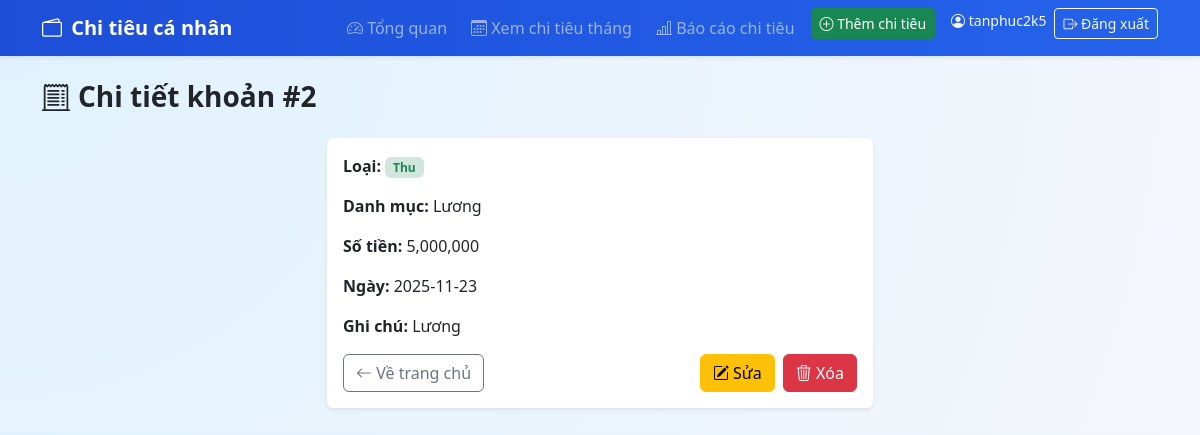
The app's page /expenses/2 (signed in) with its own data.
### app/models.py (models this page shows, shortened)
class User(UserMixin, db.Model):
    __tablename__ = "users"
    id = db.Column(db.Integer, primary_key=True)
    username = db.Column(db.String(80), unique=True, nullable=False)
    password_hash = db.Column(db.String(255), nullable=False)
    created_at = db.Column(db.DateTime, default=datetime.utcnow)
    expenses = db.relationship("Expense", backref="user", lazy=True)

class Expense(db.Model):
    __tablename__ = "expenses"
    id = db.Column(db.Integer, primary_key=True)
    type = db.Column(db.String(20), nullable=False)          # 'Income' hoặc 'Expense'
    amount = db.Column(db.Float, nullable=False)
    note = db.Column(db.String(255))
    date = db.Column(db.Date, nullable=False)
    user_id = db.Column(db.Integer, db.ForeignKey("users.id"), nullable=False)
    category_id = db.Column(db.Integer, db.ForeignKey("categories.id"), nullable=False)
    created_at = db.Column(db.DateTime, default=datetime.utcnow)

class Category(db.Model):
    __tablename__ = "categories"
    id = db.Column(db.Integer, primary_key=True)
    name = db.Column(db.String(120), nullable=False)
    expenses = db.relationship("Expense", backref="category", lazy=True)

### app/routes/expenses.py (the view)
@expenses_bp.route("/<int:expense_id>")
@login_required
def detail(expense_id):
    expense = Expense.query.filter_by(id=expense_id, user_id=current_user.id).first_or_404()
    return render_template("expense_detail.html", expense=expense)

### app/models.py (called while the page is built)
@login_manager.user_loader
def load_user(user_id):
    return User.query.get(int(user_id))

### app/templates/expense_detail.html (shortened to what this page needs)
{% extends "base.html" %}
{% block content %}
<h3 class="mb-4 fw-semibold">
  <i class="bi bi-receipt-cutoff me-2"></i>Chi tiết khoản #{{ expense.id }}
</h3>
<div class="row justify-content-center">
  <div class="col-lg-6">
    <div class="card shadow-sm border-0">
      <div class="card-body">
        <p><strong>Loại:</strong>
          {% if expense.type == 'Income' %}
            <span class="badge bg-success-subtle text-success">Thu</span>
          {% else %}
            <span class="badge bg-danger-subtle text-danger">Chi</span>
          {% endif %}
        </p>
        <p><strong>Danh mục:</strong> {{ expense.category.name }}</p>
        <p><strong>Số tiền:</strong> {{ "{:,.0f}".format(expense.amount) }}</p>
        <p><strong>Ngày:</strong> {{ expense.date }}</p>
        <p><strong>Ghi chú:</strong> {{ expense.note or '—' }}</p>
        <div class="mt-3 d-flex justify-content-between">
          <a href="{{ url_for('main.index') }}" class="btn btn-outline-secondary">
            <i class="bi bi-arrow-left"></i> Về trang chủ
          </a>
          <div>
            <a href="{{ url_for('expenses.edit', expense_id=expense.id) }}" class="btn btn-warning me-1">
              <i class="bi bi-pencil-square"></i> Sửa
            </a>
            <form method="post" action="{{ url_for('expenses.delete', expense_id=expense.id) }}"
                  style="display:inline-block"
                  onsubmit="return confirm('Xóa khoản này?');">
              <button class="btn btn-danger">
                <i class="bi bi-trash3"></i> Xóa
              </button>
            </form>
          </div>
        </div>
      </div>
    </div>
  </div>
</div>
{% endblock %}

### app/templates/base.html (shortened to what this page needs)
<!DOCTYPE html>
<html lang="vi">
<head>
  <link href="https://cdn.jsdelivr.net/npm/bootstrap@5.3.3/dist/css/bootstrap.min.css" rel="stylesheet">
  <link href="https://cdn.jsdelivr.net/npm/bootstrap-icons@1.11.3/font/bootstrap-icons.css" rel="stylesheet">
  <link rel="stylesheet" href="{{ url_for('static', filename='style.css') }}">
</head>
<body>
<nav class="navbar navbar-expand-lg navbar-dark main-navbar shadow-sm">
  <div class="container">
    <a class="navbar-brand fw-bold" href="{{ url_for('main.index') }}"><i class="bi bi-wallet2 me-1"></i> Chi tiêu cá nhân</a>
    <div id="nav" class="collapse navbar-collapse justify-content-end">
      <ul class="navbar-nav">
        {% if current_user.is_authenticated %}
          <li class="nav-item me-2">
            <a class="nav-link {% if request.endpoint == 'main.index' %}active{% endif %}"
               href="{{ url_for('main.index') }}">
              <i class="bi bi-speedometer2"></i> Tổng quan
            </a>
          </li>
          <li class="nav-item me-2">
            <a class="nav-link {% if request.endpoint == 'expenses.by_month' %}active{% endif %}"
               href="{{ url_for('expenses.by_month') }}">
              <i class="bi bi-calendar3"></i> Xem chi tiêu tháng
            </a>
          </li>
          <li class="nav-item me-2">
    <a class="nav-link {% if request.endpoint == 'expenses.report' %}active{% endif %}"
       href="{{ url_for('expenses.report') }}">
      <i class="bi bi-bar-chart-line"></i> Báo cáo chi tiêu
    </a>
</li>
          <li class="nav-item me-3">
            <a class="btn btn-success btn-sm" href="{{ url_for('expenses.add') }}">
              <i class="bi bi-plus-circle"></i> Thêm chi tiêu
            </a>
          </li>
          <li class="nav-item">
            <span class="navbar-text me-2 text-light small">
              <i class="bi bi-person-circle"></i> {{ current_user.username }}
            </span>
          </li>
          <li class="nav-item">
            <a class="btn btn-outline-light btn-sm" href="{{ url_for('auth.logout') }}">
              <i class="bi bi-box-arrow-right"></i> Đăng xuất
            </a>
          </li>
        {% endif %}
      </ul>
    </div>
  </div>
</nav>
<main class="container py-4">
  {% block content %}{% endblock %}
</main>
</body>
</html>

### app/static/style.css (style rules this page uses)
body { background: radial-gradient(circle at top left, #e0f2fe, #f4f6fb); font-family: system-ui, -apple-system, BlinkMacSystemFont, "Segoe UI", sans-serif; }
.main-navbar { background: linear-gradient(90deg, #1d4ed8, #2563eb); }

### records on screen
User: username "tanphuc2k5"
Expense: id "2", amount "5,000,000", date "2025-11-23", note "Lương"
Category: category.name "Lương"
